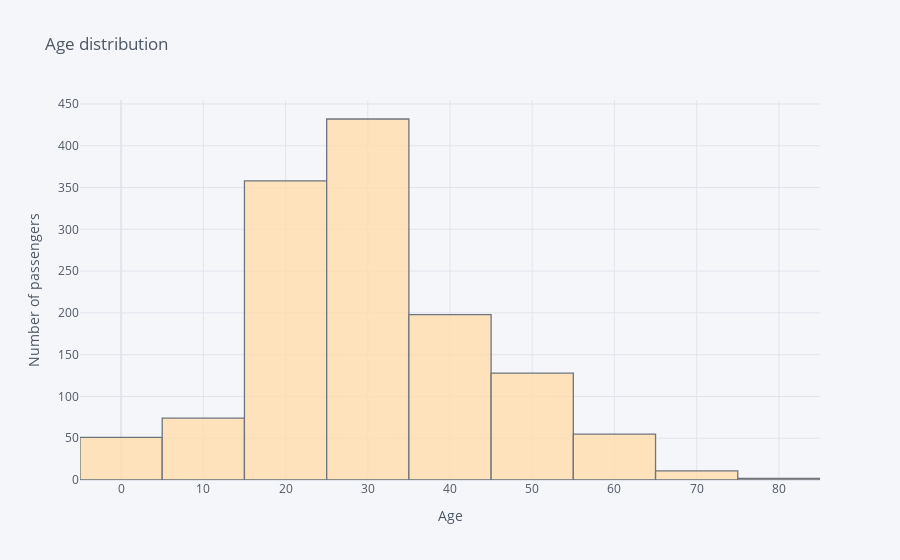

The cell this chart's notebook holds for it:
### Markdown cell above
#### Same resolution using cufflinks and plotly.express

### Code cell
# Using cufflinks with 10 bins:
titanic['Age'].iplot(kind='hist', x='Age', xTitle='Age', yTitle='Number of passengers', title='Age distribution', bins=10, color='navajowhite')

### Figure 1 — Plotly figure (JSON) as saved in the notebook; plotly's stock layout.template omitted (floating-point values rounded to 4 significant figures; data arrays with more than 128 entries replaced by an {"elided": "..."} marker saying what was removed)
{"data": [{"histfunc": "count", "histnorm": "", "marker": {"color": "rgba(255, 222, 173, 1.0)", "line": {"color": "#4D5663", "width": 1.3}}, "name": "Age", "nbinsx": 10, "opacity": 0.8, "orientation": "v", "type": "histogram", "x": {"elided": "1309 float values"}}], "layout": {"autosize": true, "barmode": "overlay", "legend": {"bgcolor": "#F5F6F9", "font": {"color": "#4D5663"}}, "paper_bgcolor": "#F5F6F9", "plot_bgcolor": "#F5F6F9", "title": {"font": {"color": "#4D5663"}, "text": "Age distribution"}, "xaxis": {"autorange": true, "gridcolor": "#E1E5ED", "range": [-5, 85], "showgrid": true, "tickfont": {"color": "#4D5663"}, "title": {"font": {"color": "#4D5663"}, "text": "Age"}, "type": "linear", "zerolinecolor": "#E1E5ED"}, "yaxis": {"autorange": true, "gridcolor": "#E1E5ED", "range": [0, 454.7], "showgrid": true, "tickfont": {"color": "#4D5663"}, "title": {"font": {"color": "#4D5663"}, "text": "Number of passengers"}, "zerolinecolor": "#E1E5ED"}}}
